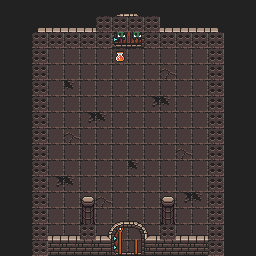

A level layout from a 2D game, rendered from its tile map. Below: a short description, then the map file with its tile-grid data intact:
An orthogonal 16x16 tile map with 16x16 px tiles, 10 tile layers (Floor, Traps, Side_walls, Side_doors, ...), 3 tilesets.

<map version="1.10" tiledversion="1.11.2" orientation="orthogonal" renderorder="right-down" width="16" height="16" tilewidth="16" tileheight="16" infinite="0" nextlayerid="11" nextobjectid="1">
 <editorsettings>
  <export target="donjon1_room1/donjon1_room1.csv" format="csv" />
 </editorsettings>
 <tileset firstgid="1" source="Tilesets/0x72_DungeonTilesetII_v1.7.tsx" />
 <tileset firstgid="1025" source="Tilesets/atlas_walls_high-16x32.tsx" />
 <tileset firstgid="1217" source="Tilesets/atlas_walls_low-16x16.tsx" />
 <layer id="1" name="Floor" width="16" height="16">
  <data encoding="csv">
1250,1250,1250,1250,1250,1250,1250,1250,1250,1250,1250,1250,1250,1250,1250,1250,
1250,1250,1250,1250,1250,1250,1250,1250,1250,1250,1250,1250,1250,1250,1250,1250,
1250,1250,1250,130,130,130,130,130,130,130,130,130,130,1250,1250,1250,
1250,1250,130,130,130,130,130,130,130,130,130,130,130,130,1250,1250,
1250,1250,130,130,130,130,130,130,130,130,131,130,130,130,1250,1250,
1250,1250,130,130,195,130,130,130,130,130,130,130,130,130,1250,1250,
1250,1250,130,130,130,130,130,130,130,194,195,130,130,130,1250,1250,
1250,1250,130,130,130,194,195,130,130,130,130,130,130,130,1250,1250,
1250,1250,130,130,131,130,130,130,130,130,130,130,130,130,1250,1250,
1250,1250,130,130,130,130,130,130,130,130,130,131,130,130,1250,1250,
1250,1250,130,130,130,130,130,130,195,130,130,130,130,130,1250,1250,
1250,1250,130,194,195,130,130,130,130,130,130,130,130,130,1250,1250,
1250,1250,130,130,130,130,131,130,130,130,130,194,195,130,1250,1250,
1250,1250,130,130,130,130,130,130,130,130,130,130,130,130,1250,1250,
1250,1250,130,130,130,130,130,130,130,130,130,130,130,130,1250,1250,
1250,1250,1250,130,130,130,130,130,130,130,130,130,130,1250,1250,1250
</data>
 </layer>
 <layer id="6" name="Traps" width="16" height="16">
  <data encoding="csv">
0,0,0,0,0,0,0,0,0,0,0,0,0,0,0,0,
0,0,0,0,0,0,0,0,0,0,0,0,0,0,0,0,
0,0,0,0,0,0,0,0,0,0,0,0,0,0,0,0,
0,0,0,0,0,0,0,0,0,0,0,0,0,0,0,0,
0,0,0,0,0,0,0,0,0,0,0,0,0,0,0,0,
0,0,0,0,0,0,0,0,0,0,0,0,0,0,0,0,
0,0,0,0,0,0,0,0,0,0,0,0,0,0,0,0,
0,0,0,0,0,0,0,0,0,0,0,0,0,0,0,0,
0,0,0,0,0,0,0,0,0,0,0,0,0,0,0,0,
0,0,0,0,0,0,0,0,0,0,0,0,0,0,0,0,
0,0,0,0,0,0,0,0,0,0,0,0,0,0,0,0,
0,0,0,0,0,0,0,0,0,0,0,0,0,0,0,0,
0,0,0,0,0,0,0,0,0,0,0,0,0,0,0,0,
0,0,0,0,0,0,0,0,0,0,0,0,0,0,0,0,
0,0,0,0,0,0,0,0,0,0,0,0,0,0,0,0,
0,0,0,0,0,0,0,0,0,0,0,0,0,0,0,0
</data>
 </layer>
 <layer id="2" name="Side_walls" width="16" height="16">
  <data encoding="csv">
0,0,0,0,0,0,0,0,0,0,0,0,0,0,0,0,
0,0,0,0,0,0,0,0,0,0,0,0,0,0,0,0,
0,0,0,0,0,0,0,0,0,0,0,0,0,0,0,0,
0,0,1156,0,0,0,0,0,0,0,0,0,0,1105,0,0,
0,0,1156,0,0,0,0,0,0,0,0,0,0,1105,0,0,
0,0,1156,0,0,0,0,0,0,0,0,0,0,1105,0,0,
0,0,1156,0,0,0,0,0,0,0,0,0,0,1105,0,0,
0,0,1156,0,0,0,0,0,0,0,0,0,0,1105,0,0,
0,0,1156,0,0,0,0,0,0,0,0,0,0,1105,0,0,
0,0,1156,0,0,0,0,0,0,0,0,0,0,1105,0,0,
0,0,1156,0,0,0,0,0,0,0,0,0,0,1105,0,0,
0,0,1156,0,0,0,0,0,0,0,0,0,0,1105,0,0,
0,0,1156,0,0,0,0,0,0,0,0,0,0,1105,0,0,
0,0,1156,0,0,0,0,0,0,0,0,0,0,1105,0,0,
0,0,1156,0,0,0,0,0,0,0,0,0,0,1105,0,0,
0,0,0,0,0,0,0,0,0,0,0,0,0,0,0,0
</data>
 </layer>
 <layer id="3" name="Side_doors" width="16" height="16">
  <data encoding="csv">
0,0,0,0,0,0,0,0,0,0,0,0,0,0,0,0,
0,0,0,0,0,0,0,0,0,0,0,0,0,0,0,0,
0,0,0,0,0,0,0,0,0,0,0,0,0,0,0,0,
0,0,0,0,0,0,0,0,0,0,0,0,0,0,0,0,
0,0,0,0,0,0,0,0,0,0,0,0,0,0,0,0,
0,0,0,0,0,0,0,0,0,0,0,0,0,0,0,0,
0,0,0,0,0,0,0,0,0,0,0,0,0,0,0,0,
0,0,0,0,0,0,0,0,0,0,0,0,0,0,0,0,
0,0,0,0,0,0,0,0,0,0,0,0,0,0,0,0,
0,0,0,0,0,0,0,0,0,0,0,0,0,0,0,0,
0,0,0,0,0,0,0,0,0,0,0,0,0,0,0,0,
0,0,0,0,0,0,0,0,0,0,0,0,0,0,0,0,
0,0,0,0,0,0,0,0,0,0,0,0,0,0,0,0,
0,0,0,0,0,0,0,0,0,0,0,0,0,0,0,0,
0,0,0,0,0,0,0,0,0,0,0,0,0,0,0,0,
0,0,0,0,0,0,0,0,0,0,0,0,0,0,0,0
</data>
 </layer>
 <layer id="4" name="Front_walls" width="16" height="16">
  <data encoding="csv">
0,0,0,0,0,0,0,0,0,0,0,0,0,0,0,0,
0,0,1127,1178,1178,1178,1178,0,0,1178,1178,1178,1178,1126,0,0,
0,0,1151,1202,1202,1202,1202,0,0,1202,1202,1202,1202,1150,0,0,
0,0,0,0,0,0,0,0,0,0,0,0,0,0,0,0,
0,0,0,0,0,0,0,0,0,0,0,0,0,0,0,0,
0,0,0,0,0,0,0,0,0,0,0,0,0,0,0,0,
0,0,0,0,0,0,0,0,0,0,0,0,0,0,0,0,
0,0,0,0,0,0,0,0,0,0,0,0,0,0,0,0,
0,0,0,0,0,0,0,0,0,0,0,0,0,0,0,0,
0,0,0,0,0,0,0,0,0,0,0,0,0,0,0,0,
0,0,0,0,0,0,0,0,0,0,0,0,0,0,0,0,
0,0,0,0,0,0,0,0,0,0,0,0,0,0,0,0,
0,0,0,0,0,0,0,0,0,0,0,0,0,0,0,0,
0,0,0,0,0,0,0,0,0,0,0,0,0,0,0,0,
0,0,1122,1178,1178,1178,1178,0,0,1178,1178,1178,1178,1124,0,0,
0,0,1146,1202,1202,1202,1202,0,0,1202,1202,1202,1202,1148,0,0
</data>
 </layer>
 <layer id="5" name="Front_doors" width="16" height="16">
  <data encoding="csv">
0,0,0,0,0,0,0,1162,1163,0,0,0,0,0,0,0,
0,0,0,0,0,0,1185,1186,1187,1188,0,0,0,0,0,0,
0,0,0,0,0,0,1209,1210,1211,1212,0,0,0,0,0,0,
0,0,0,0,0,0,0,0,0,0,0,0,0,0,0,0,
0,0,0,0,0,0,0,0,0,0,0,0,0,0,0,0,
0,0,0,0,0,0,0,0,0,0,0,0,0,0,0,0,
0,0,0,0,0,0,0,0,0,0,0,0,0,0,0,0,
0,0,0,0,0,0,0,0,0,0,0,0,0,0,0,0,
0,0,0,0,0,0,0,0,0,0,0,0,0,0,0,0,
0,0,0,0,0,0,0,0,0,0,0,0,0,0,0,0,
0,0,0,0,0,0,0,0,0,0,0,0,0,0,0,0,
0,0,0,0,0,0,0,0,0,0,0,0,0,0,0,0,
0,0,0,0,0,0,0,0,0,0,0,0,0,0,0,0,
0,0,0,0,0,0,0,1166,1167,0,0,0,0,0,0,0,
0,0,0,0,0,0,1189,1190,1191,1192,0,0,0,0,0,0,
0,0,0,0,0,0,1213,1214,1215,1216,0,0,0,0,0,0
</data>
 </layer>
 <layer id="7" name="Decorations" width="16" height="16">
  <data encoding="csv">
0,0,0,0,0,0,0,0,0,0,0,0,0,0,0,0,
0,0,0,0,0,0,0,0,0,0,0,0,0,0,0,0,
0,0,0,0,98,0,98,0,0,98,0,98,0,0,0,0,
0,0,0,0,0,0,0,0,0,0,0,0,0,0,0,0,
0,0,0,0,0,0,0,0,0,0,0,0,0,0,0,0,
0,0,0,0,0,0,0,0,0,0,0,0,0,0,0,0,
0,0,0,0,0,0,0,0,0,0,0,0,0,0,0,0,
0,0,0,0,0,0,0,0,0,0,0,0,0,0,0,0,
0,0,0,0,0,0,0,0,0,0,0,0,0,0,0,0,
0,0,0,0,0,0,0,0,0,0,0,0,0,0,0,0,
0,0,0,0,0,0,0,0,0,0,0,0,0,0,0,0,
0,0,0,0,0,0,0,0,0,0,0,0,0,0,0,0,
0,0,0,0,0,0,0,0,0,0,0,0,0,0,0,0,
0,0,0,0,0,0,0,0,0,0,0,0,0,0,0,0,
0,0,0,0,0,0,0,0,0,0,0,0,0,0,0,0,
0,0,0,0,0,0,0,0,0,0,0,0,0,0,0,0
</data>
 </layer>
 <layer id="9" name="Chests" width="16" height="16">
  <data encoding="csv">
0,0,0,0,0,0,0,0,0,0,0,0,0,0,0,0,
0,0,0,0,0,0,0,0,0,0,0,0,0,0,0,0,
0,0,0,0,0,0,0,0,0,0,0,0,0,0,0,0,
0,0,0,0,0,0,0,0,0,0,0,0,0,0,0,0,
0,0,0,0,0,0,0,0,0,0,0,0,0,0,0,0,
0,0,0,0,0,0,0,0,0,0,0,0,0,0,0,0,
0,0,0,0,0,0,0,0,0,0,0,0,0,0,0,0,
0,0,0,0,0,0,0,0,0,0,0,0,0,0,0,0,
0,0,0,0,0,0,0,0,0,0,0,0,0,0,0,0,
0,0,0,0,0,0,0,0,0,0,0,0,0,0,0,0,
0,0,0,0,0,0,0,0,0,0,0,0,0,0,0,0,
0,0,0,0,0,0,0,0,0,0,0,0,0,0,0,0,
0,0,0,0,0,0,0,0,0,0,0,0,0,0,0,0,
0,0,0,0,0,0,0,0,0,0,0,0,0,0,0,0,
0,0,0,0,0,0,0,0,0,0,0,0,0,0,0,0,
0,0,0,0,0,0,0,0,0,0,0,0,0,0,0,0
</data>
 </layer>
 <layer id="8" name="Pillar" width="16" height="16">
  <data encoding="csv">
0,0,0,0,0,0,0,0,0,0,0,0,0,0,0,0,
0,0,0,0,0,0,0,0,0,0,0,0,0,0,0,0,
0,0,0,0,0,0,0,0,0,0,0,0,0,0,0,0,
0,0,0,0,0,0,0,0,0,0,0,0,0,0,0,0,
0,0,0,0,0,0,0,0,0,0,0,0,0,0,0,0,
0,0,0,0,0,0,0,0,0,0,0,0,0,0,0,0,
0,0,0,0,0,0,0,0,0,0,0,0,0,0,0,0,
0,0,0,0,0,0,0,0,0,0,0,0,0,0,0,0,
0,0,0,0,0,0,0,0,0,0,0,0,0,0,0,0,
0,0,0,0,0,0,0,0,0,0,0,0,0,0,0,0,
0,0,0,0,0,0,0,0,0,0,0,0,0,0,0,0,
0,0,0,0,0,0,0,0,0,0,0,0,0,0,0,0,
0,0,0,0,0,166,0,0,0,0,166,0,0,0,0,0,
0,0,0,0,0,198,0,0,0,0,198,0,0,0,0,0,
0,0,0,0,0,230,0,0,0,0,230,0,0,0,0,0,
0,0,0,0,0,0,0,0,0,0,0,0,0,0,0,0
</data>
 </layer>
 <layer id="10" name="Collisions" width="16" height="16">
  <data encoding="csv">
0,0,0,0,0,0,0,0,0,0,0,0,0,0,0,0,
0,0,0,0,0,0,386,386,386,386,0,0,0,0,0,0,
0,0,386,386,386,386,386,120,120,386,386,386,386,386,0,0,
0,0,386,0,0,0,0,691,0,0,0,0,0,386,0,0,
0,0,386,0,0,0,0,0,0,0,0,0,0,386,0,0,
0,0,386,0,0,0,0,0,0,0,0,0,0,386,0,0,
0,0,386,0,0,0,0,0,0,0,0,0,0,386,0,0,
0,0,386,0,0,0,0,0,0,0,0,0,0,386,0,0,
0,0,386,0,0,0,0,0,0,0,0,0,0,386,0,0,
0,0,386,0,0,0,0,0,0,0,0,0,0,386,0,0,
0,0,386,0,0,0,0,0,0,0,0,0,0,386,0,0,
0,0,386,0,0,0,0,0,0,0,0,0,0,386,0,0,
0,0,386,0,0,0,0,0,0,0,0,0,0,386,0,0,
0,0,386,0,0,0,0,0,0,0,0,0,0,386,0,0,
0,0,386,0,0,386,0,277,0,0,386,0,0,386,0,0,
0,0,386,0,0,0,0,309,309,0,0,0,0,386,0,0
</data>
 </layer>
</map>
